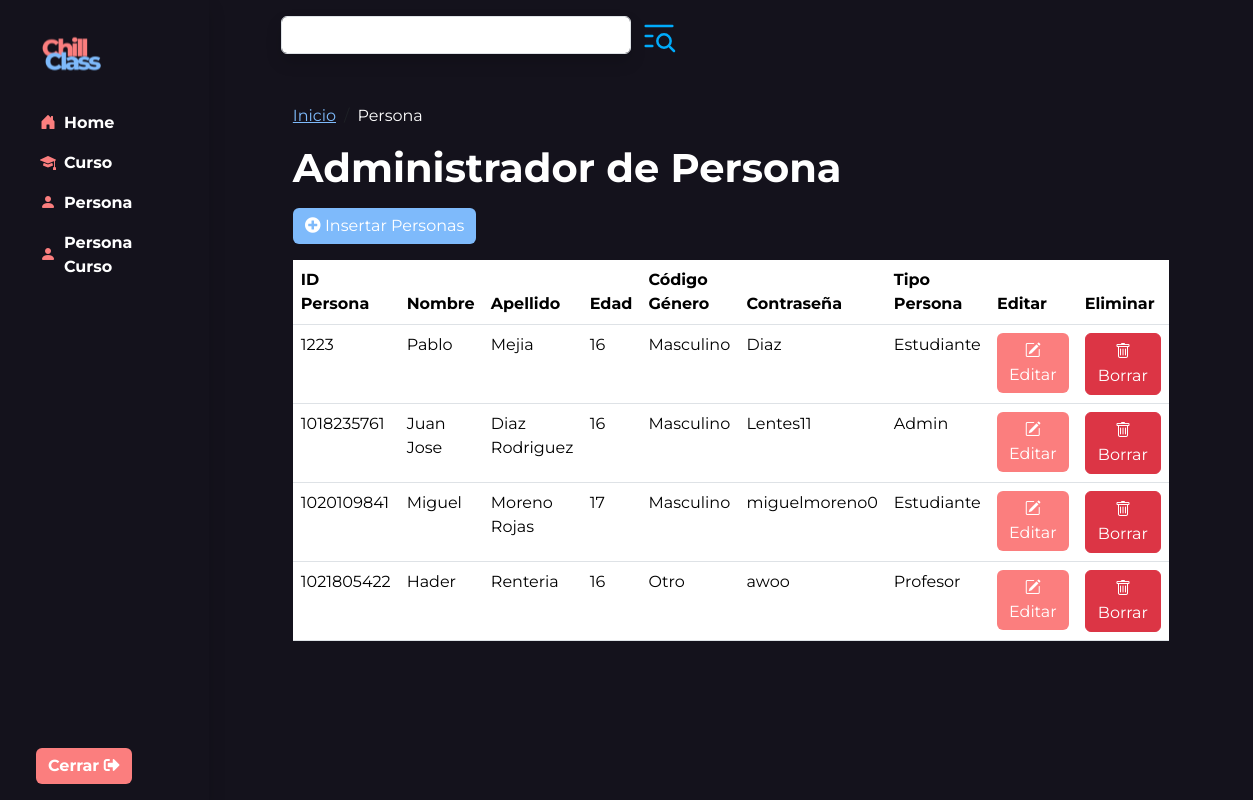
/crud_profesor/persona_profesor/persona-1.php, run on the app's committed database.
### tables this page shows
CREATE TABLE `persona` (
  `id_persona` int(12) NOT NULL,
  `nombre` varchar(50) DEFAULT NULL,
  `apellido` varchar(50) DEFAULT NULL,
  `edad` int(3) DEFAULT NULL,
  `cod_genero` varchar(10) DEFAULT NULL,
  `contrasena` varchar(20) DEFAULT NULL,
  `tipo_persona` varchar(10) DEFAULT NULL,
  PRIMARY KEY (`id_persona`),
  KEY `tipo_persona` (`tipo_persona`),
  KEY `cod_genero` (`cod_genero`),
  CONSTRAINT `persona_ibfk_1` FOREIGN KEY (`tipo_persona`) REFERENCES `tipo_persona` (`tipo_persona`),
  CONSTRAINT `persona_ibfk_2` FOREIGN KEY (`tipo_persona`) REFERENCES `tipo_persona` (`tipo_persona`),
  CONSTRAINT `persona_ibfk_3` FOREIGN KEY (`cod_genero`) REFERENCES `genero` (`cod_genero`)
);

CREATE TABLE `genero` (
  `cod_genero` varchar(10) NOT NULL,
  `descripcion` varchar(50) DEFAULT NULL,
  PRIMARY KEY (`cod_genero`)
);

CREATE TABLE `tipo_persona` (
  `tipo_persona` varchar(10) NOT NULL,
  `descripcion` text DEFAULT NULL,
  PRIMARY KEY (`tipo_persona`)
);

### crud_profesor/persona_profesor/persona-1.php (the view, shortened to what this page needs)
<!DOCTYPE html>
<html lang="es">
<head>
    <link rel="stylesheet" href="../../assets/styles/normalize.css">
    <link rel="stylesheet" href="../../assets/styles/styles.css">
    <link rel="stylesheet" href="../../assets/libs/node_modules/bootstrap/dist/css/bootstrap.css">
    <link rel="stylesheet" href="https://pro.fontawesome.com/releases/v5.10.0/css/all.css" />
    <link rel="stylesheet" href="https://cdn.jsdelivr.net/npm/bootstrap-icons@1.10.5/font/bootstrap-icons.css">
</head>
<body class="oscuro">
    <header class="header">
        <form id="forma" name="forma" action="persona-1.php">
            <div class="container-fluid">
                <div class="row flex-nowrap">
                    <?php include("../../components/sidebar.php") ?>
                    <div class="col py-3">
                        <div class="container">
                            <div class="buscar d-flex p-5 pt-0 pb-0 container">
                                <div class="buscar1">
                                    <input type="text" id="buscar" name="buscar" class="input-categorias shadow form-control pe-5 me-2" style="width: 350px;">
                                </div>
                                <div class="buscar2 ">
                                    <a href="#">
                                    </a>
                                </div>
                            </div>
                            <div class="p-5 tx-blanco">
                                <div class="container ">
                                    <nav aria-label="breadcrumb">
                                        <ol class="breadcrumb">
                                            <li class="breadcrumb-item"><a href="../../index_profesor.php" class="tx-azul">Inicio</a></li>
                                            <li class="breadcrumb-item" aria-current="page">Persona</li>
                                        </ol>
                                    </nav>
                                    <h1 class="fw-bold">Administrador de Persona</h1>
                                    <a href="./insertar_persona.php" class="btn btn-secondary mt-2"><i class="fas fa-plus-circle"></i> Insertar Personas</a>
                                    <?php
                                    $mysql_host = 'localhost';
                                    $mysql_user = 'root';
                                    $password = '';
                                    $dbhandle = mysqli_connect($mysql_host, $mysql_user, $password) or die('Problemas de conexion BD');
                                    if (empty($_GET['buscar'])) {
                                        $result = mysqli_query($dbhandle, "SELECT a.id_persona, a.nombre, a.apellido, a.edad, a.contrasena, b.cod_genero, b.descripcion AS descripcion_genero, c.tipo_persona, c.descripcion AS descripcion_tipo_persona FROM persona a, genero b, tipo_persona c WHERE a.cod_genero = b.cod_genero AND a.tipo_persona = c.tipo_persona;") or die(mysqli_error($dbhandle));
                                    }
                                    ?>
                                    <table class="table tx-blanco mt-3">
                                        <thead>
                                            <tr>
                                                <th>ID Persona</th>
                                                <th>Nombre</th>
                                                <th>Apellido</th>
                                                <th>Edad</th>
                                                <th>Código Género</th>
                                                <th>Contraseña</th>
                                                <th>Tipo Persona</th>
                                                <th>Editar</th>
                                                <th>Eliminar</th>
                                            </tr>
                                        </thead>
                                        <tbody>
                                            <?php
                                            while ($row = mysqli_fetch_array($result, MYSQLI_ASSOC)) {
                                                echo "<tr>";
                                                echo "<td>" . $row['id_persona'] . "</td>";
                                                echo "<td>" . $row['nombre'] . "</td>";
                                                echo "<td>" . $row['apellido'] . "</td>";
                                                echo "<td>" . $row['edad'] . "</td>";
                                                echo "<td>" . $row['descripcion_genero'] . "</td>";
                                                echo "<td>" . $row['contrasena'] . "</td>";
                                                echo "<td>" . $row['descripcion_tipo_persona'] . "</td>";
                                                echo "<td> <a class='btn btn-primary' href='Editar_persona.php?code=" . $row['id_persona'] . "'><i class='bi bi-pencil-square'></i> Editar</a> </td>";
                                                echo "<td> <a class='btn btn-danger' href='#' onclick='preguntar(\"" . $row['id_persona'] . "\")'class='btn btn-primary btn-sm'><i class='bi bi-trash'></i> Borrar</a> </td>";
                                                echo "</tr>";
                                            };
                                            ?>
                                        </tbody>
                                    </table>
                                </div>
                            </div>
                        </div>
                    </div>
                </div>
            </div>
        </form>
    </header>
</body>
</html>

### assets/styles/styles.css (style rules this page uses)
:root { --Light-Blue: #7EBAFB; --Ligt-Pink: #FB7E7E; --Gray-Nigt: #14121C; --Gray-Nigt-Input: rgba(20, 18, 28, 0.9); --White: #FFFFFF; --Black: #000000; }
* { font-family: 'Montserrat', sans-serif; }
.oscuro { background: var(--Gray-Nigt) !important; }
.tx-blanco { color: var(--White) !important; }
.tx-azul { color: var(--Light-Blue) !important; }
.btn-primary { background: var(--Ligt-Pink) !important; border: var(--Ligt-Pink) !important; }
.btn-secondary { background: var(--Light-Blue) !important; border: var(--Light-Blue) !important; }

### data on the page
persona: id_persona "1223", nombre "Pablo", apellido "Mejia", edad "16", cod_genero.descripcion "Masculino", contrasena "Diaz", tipo_persona.descripcion "Estudiante"
persona: id_persona "1018235761", nombre "Juan Jose", apellido "Diaz Rodriguez", edad "16", cod_genero.descripcion "Masculino", contrasena "Lentes11", tipo_persona.descripcion "Admin"
persona: id_persona "1020109841", nombre "Miguel", apellido "Moreno Rojas", edad "17", cod_genero.descripcion "Masculino", contrasena "miguelmoreno0", tipo_persona.descripcion "Estudiante"
persona: id_persona "1021805422", nombre "Hader", apellido "Renteria", edad "16", cod_genero.descripcion "Otro", contrasena "awoo", tipo_persona.descripcion "Profesor"
